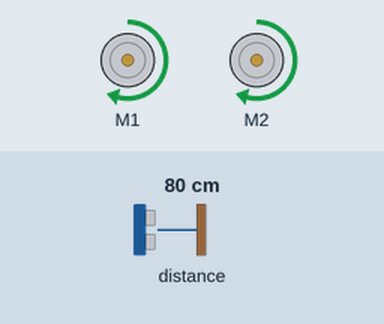
Simulated run of this program. Board: BBC micro:bit (MakeCode). Parts: 2 × DC motor (green arrow = forward, orange = backward, longer = faster). The inputs (shaded band) are chosen by the test bench; at power-on: distance to the obstacle 80 cm.

Above: at 0.1 s.
Timing chart, 0 to 1.6 s (numbered marks = the images above):
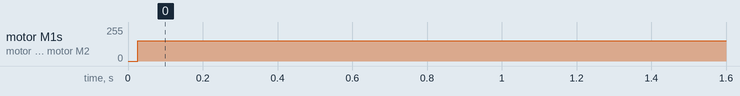

The program:

main.ts
```typescript
bitbot.select_model(BBModel.Classic)
let distance = bitbot.sonar(BBPingUnit.Centimeters)
basic.forever(function on_forever() {
    if (distance <= 15) {
        bitbot.stop(BBStopMode.Brake)
        bitbot.rotatems(BBRobotDirection.Left, 60, 400)
    } else {
        bitbot.go(BBDirection.Forward, 60)
    }

})
```

test.ts
```typescript
// les tests vont ici ; cela ne sera pas compilé si ce paquet est utilisé en tant qu'extension.
```

Measured:
- by itself, motor M1, motor M2: stopped → forward 153/255 at 0.03 s
